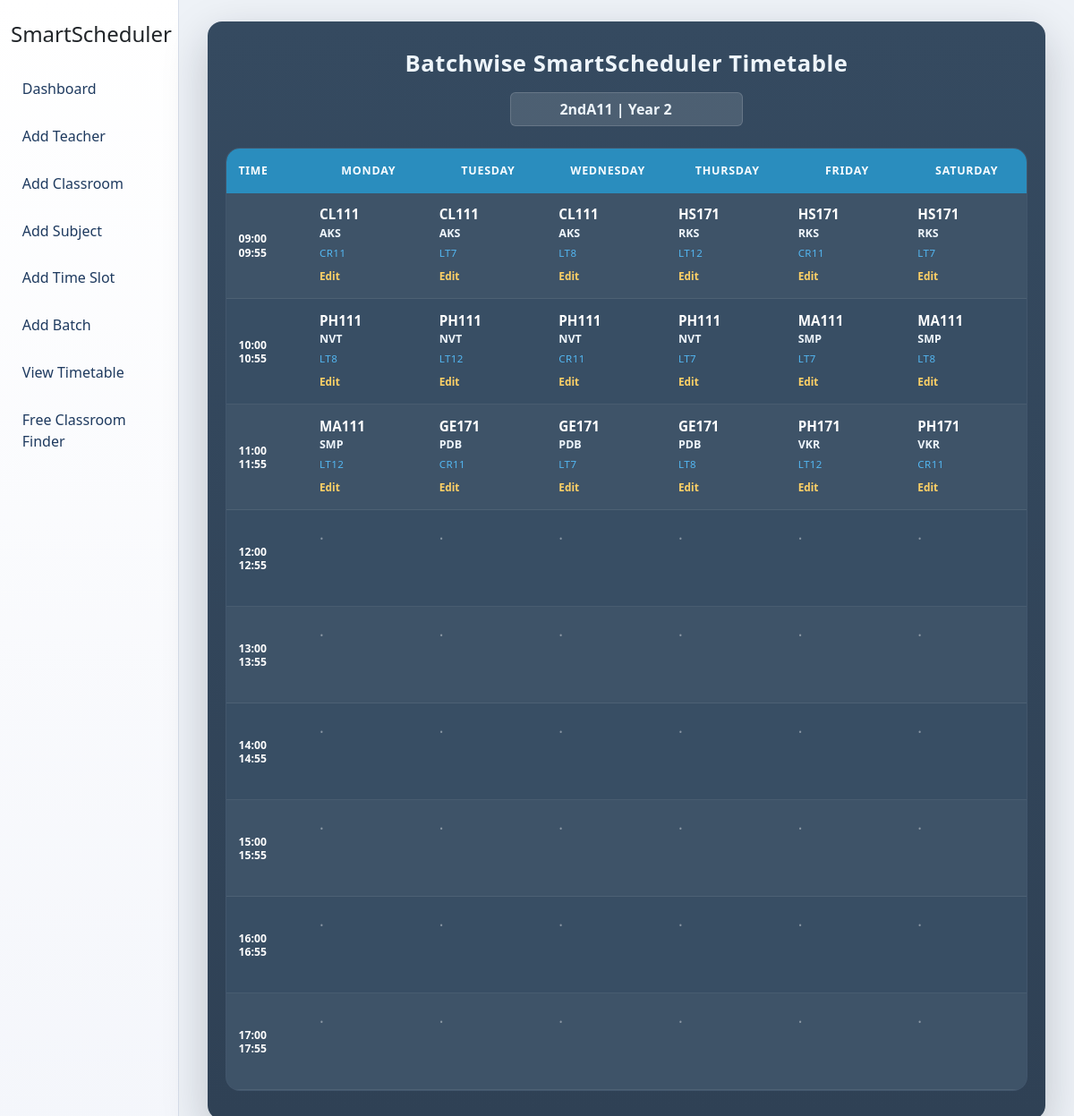
/timetable/?batch=8, run on the app's committed database.
### core/models.py (models this page shows, shortened)
class Timetable(models.Model):
    batch = models.ForeignKey(Batch, on_delete=models.CASCADE)
    subject = models.ForeignKey(Subject, on_delete=models.CASCADE)
    teacher = models.ForeignKey(Teacher, on_delete=models.CASCADE)
    classroom = models.ForeignKey(Classroom, on_delete=models.CASCADE)
    timeslot = models.ForeignKey(TimeSlot, on_delete=models.CASCADE)
    class Meta:
        unique_together = ("batch", "timeslot")
        constraints = [
            models.UniqueConstraint(fields=["teacher", "timeslot"], name="unique_teacher_timeslot"),
            models.UniqueConstraint(fields=["classroom", "timeslot"], name="unique_classroom_timeslot"),
        ]

class Subject(models.Model):
    name = models.CharField(max_length=100)
    lectures_per_week = models.PositiveIntegerField()
    teachers = models.ManyToManyField(Teacher)
    is_lab = models.BooleanField(default=False)
    class Meta:
        ordering = ["name"]

class Teacher(models.Model):
    name = models.CharField(max_length=100, unique=True)

class Classroom(models.Model):
    name = models.CharField(max_length=50, unique=True)
    capacity = models.PositiveIntegerField()

### core/views.py (the view)
# urls.py: path("timetable/", views.timetable_view, name="timetable_view"),
def timetable_view(request):
    batches = Batch.objects.all()
    selected_batch_id = request.GET.get("batch")
    timetable_entries = Timetable.objects.none()
    timeslots = TimeSlot.objects.all()
    if selected_batch_id:
        batch = get_object_or_404(Batch, id=selected_batch_id)
        timetable_entries = Timetable.objects.filter(batch=batch).select_related(
            "subject", "teacher", "classroom", "timeslot"
        )
    days = ["MON", "TUE", "WED", "THU", "FRI", "SAT"]
    day_labels = {
        "MON": "Monday",
        "TUE": "Tuesday",
        "WED": "Wednesday",
        "THU": "Thursday",
        "FRI": "Friday",
        "SAT": "Saturday",
    }
    time_rows = []
    seen_time_keys = set()
    for timeslot in timeslots:
        time_key = (
            timeslot.start_time.strftime("%H:%M"),
            timeslot.end_time.strftime("%H:%M"),
        )
        if time_key not in seen_time_keys:
            seen_time_keys.add(time_key)
            time_rows.append(
                {
                    "key": f"{time_key[0]}-{time_key[1]}",
                    "start": time_key[0],
                    "end": time_key[1],
                }
            )
    grid = {row["key"]: {day: None for day in days} for row in time_rows}
    for entry in timetable_entries:
        row_key = (
            f"{entry.timeslot.start_time.strftime('%H:%M')}-"
            f"{entry.timeslot.end_time.strftime('%H:%M')}"
        )
        if row_key in grid and entry.timeslot.day in grid[row_key]:
            grid[row_key][entry.timeslot.day] = entry
    context = {
        "batches": batches,
        "selected_batch_id": int(selected_batch_id) if selected_batch_id else None,
        "time_rows": time_rows,
        "days": days,
        "day_labels": day_labels,
        "grid": grid,
    }
    return render(request, "timetable_view.html", context)

### core/templatetags/custom_filters.py (called while the page is built)
@register.filter
def get_item(dictionary, key):
    if dictionary is None:
        return None
    return dictionary.get(key)

### core/templates/timetable_view.html (shortened to what this page needs)
{% extends 'base.html' %}
{% load custom_filters %}
{% block content %}
<section class="timetable-shell">
    <div class="timetable-hero">
        <h2 class="timetable-title">Batchwise SmartScheduler Timetable</h2>
        <form method="get" class="timetable-toolbar">
            <select id="batch-select" name="batch" class="form-select timetable-select" onchange="this.form.submit()">
                {% for batch in batches %}
                    <option value="{{ batch.id }}" {% if selected_batch_id == batch.id %}selected{% endif %}>{{ batch.name }} | Year {{ batch.year }}</option>
                {% endfor %}
            </select>
        </form>
    </div>
    {% if selected_batch_id %}
        <div class="timetable-board">
            <div class="table-responsive">
                <table class="table timetable-grid align-middle mb-0">
                    <thead>
                        <tr>
                            <th class="time-col">Time</th>
                            {% for day in days %}
                                <th>{{ day_labels|get_item:day|upper }}</th>
                            {% endfor %}
                        </tr>
                    </thead>
                    <tbody>
                        {% for row in time_rows %}
                            <tr>
                                <th class="time-col">
                                    <span>{{ row.start }}</span>
                                    <span>{{ row.end }}</span>
                                </th>
                                {% for day in days %}
                                    <td class="timetable-cell">
                                        {% with entry=grid|get_item:row.key|get_item:day %}
                                            {% if entry %}
                                                <div class="tt-subject">{{ entry.subject.name }}</div>
                                                <div class="tt-teacher">{{ entry.teacher.name }}</div>
                                                <div class="tt-room">{{ entry.classroom.name }}</div>
                                                <a href="{% url 'edit_entry' entry.id %}?batch={{ selected_batch_id }}" class="tt-edit">Edit</a>
                                            {% else %}
                                                <span class="tt-empty">.</span>
                                            {% endif %}
                                        {% endwith %}
                                    </td>
                                {% endfor %}
                            </tr>
                        {% endfor %}
                    </tbody>
                </table>
            </div>
        </div>
    {% else %}
        <div class="timetable-empty">
            Please select a batch to view its timetable.
        </div>
    {% endif %}
</section>
{% endblock %}

### core/templates/base.html (shortened to what this page needs)
<!DOCTYPE html>
<html lang="en">
<head>
    <link href="https://cdn.jsdelivr.net/npm/bootstrap@5.3.0/dist/css/bootstrap.min.css" rel="stylesheet">
    <link rel="stylesheet" href="/static/css/custom.css">
</head>
<body>
    <div class="container-fluid">
        <div class="row min-vh-100">
            <aside class="col-md-3 col-lg-2 sidebar py-4">
                <h4 class="mb-4">SmartScheduler</h4>
                <ul class="nav flex-column gap-2">
                    <li class="nav-item"><a class="nav-link" href="{% url 'index' %}">Dashboard</a></li>
                    <li class="nav-item"><a class="nav-link" href="{% url 'add_teacher' %}">Add Teacher</a></li>
                    <li class="nav-item"><a class="nav-link" href="{% url 'add_classroom' %}">Add Classroom</a></li>
                    <li class="nav-item"><a class="nav-link" href="{% url 'add_subject' %}">Add Subject</a></li>
                    <li class="nav-item"><a class="nav-link" href="{% url 'add_timeslot' %}">Add Time Slot</a></li>
                    <li class="nav-item"><a class="nav-link" href="{% url 'add_batch' %}">Add Batch</a></li>
                    <li class="nav-item"><a class="nav-link" href="{% url 'timetable_view' %}">View Timetable</a></li>
                    <li class="nav-item"><a class="nav-link" href="{% url 'free_classroom' %}">Free Classroom Finder</a></li>
                </ul>
            </aside>
            <main class="col-md-9 col-lg-10 main-content py-4">
                {% block content %}{% endblock %}
            </main>
        </div>
    </div>
</body>
</html>

### core/static/css/custom.css (style rules this page uses)
:root { --sidebar-bg: #f4f6fb; --sidebar-link: #1e3a5f; --sidebar-link-hover: #0d6efd; --tt-page: #2f4155; --tt-panel: #32485f; --tt-header: #2a8dbe; --tt-cell: rgba(255, 255, 255, 0.06); --tt-cell-alt: rgba(255, 255, 255, 0.03); --tt-border: rgba(255, 255, 255, 0.08); --tt-text: #eef5fb; --tt-muted: #a9bfd2; --tt-accent: #53b7f2; }
body { background: #eef2f7; }
.sidebar { background: linear-gradient(180deg, #ffffff 0%, var(--sidebar-bg) 100%); border-right: 1px solid #d7deea; }
.sidebar .nav-link { color: var(--sidebar-link); border-radius: 0.5rem; padding: 0.65rem 0.8rem; }
.main-content { padding-inline: 2rem; }
.timetable-cell { min-width: 180px; min-height: 120px; background: #fff; }
.timetable-shell { background: linear-gradient(180deg, #354a60 0%, var(--tt-page) 100%); color: var(--tt-text); border-radius: 1rem; padding: 2rem 1.25rem; box-shadow: 0 18px 50px rgba(14, 25, 39, 0.22); }
.timetable-hero { display: flex; flex-direction: column; align-items: center; gap: 1rem; margin-bottom: 1.5rem; }
.timetable-title { margin: 0; font-size: clamp(1.6rem, 2vw, 2.2rem); font-weight: 800; letter-spacing: 0.02em; text-align: center; }
.timetable-toolbar { width: min(100%, 260px); }
.timetable-select { background: rgba(255, 255, 255, 0.12); border: 1px solid rgba(255, 255, 255, 0.15); color: var(--tt-text); text-align: center; font-weight: 600; }
.timetable-select option { color: #102131; }
.timetable-board { background: var(--tt-panel); border-radius: 1rem; overflow: hidden; border: 1px solid var(--tt-border); }
.timetable-grid { color: var(--tt-text); margin: 0; }
.timetable-grid thead th { background: var(--tt-header); color: #f8fcff; text-transform: uppercase; font-size: 0.78rem; font-weight: 700; letter-spacing: 0.06em; text-align: center; border: 0; padding: 0.95rem 0.65rem; }
.timetable-grid tbody tr:nth-child(odd) td, .timetable-grid tbody tr:nth-child(odd) .time-col { background: var(--tt-cell); }
.timetable-grid tbody tr:nth-child(even) td, .timetable-grid tbody tr:nth-child(even) .time-col { background: var(--tt-cell-alt); }
.timetable-grid td, .timetable-grid th { border-color: var(--tt-border); }
.timetable-grid .time-col { min-width: 92px; width: 92px; color: #ffffff; font-size: 0.76rem; font-weight: 700; vertical-align: middle; text-align: left; padding: 1rem 0.85rem; }
.timetable-grid .time-col span { display: block; line-height: 1.25; }
.timetable-grid td.timetable-cell { min-width: 130px; min-height: 108px; height: 108px; background: transparent; padding: 0.9rem 0.75rem; vertical-align: top; }
.tt-subject { color: #ffffff; font-weight: 800; font-size: 0.95rem; line-height: 1.2; margin-bottom: 0.2rem; }
.tt-teacher { color: var(--tt-text); font-size: 0.78rem; font-weight: 600; }
.tt-room { color: var(--tt-accent); font-size: 0.72rem; text-transform: uppercase; letter-spacing: 0.04em; margin-top: 0.2rem; }
.tt-edit { display: inline-block; margin-top: 0.55rem; color: #ffd166; font-size: 0.74rem; text-decoration: none; font-weight: 700; }
.tt-empty { color: rgba(255, 255, 255, 0.4); font-size: 1.1rem; line-height: 1; }

### data on the page
Timetable: subject.name "CL111", teacher.name "AKS", classroom.name "CR11"
Timetable: subject.name "CL111", teacher.name "AKS", classroom.name "LT7"
Timetable: subject.name "CL111", teacher.name "AKS", classroom.name "LT8"
Timetable: subject.name "HS171", teacher.name "RKS", classroom.name "LT12"
Timetable: subject.name "HS171", teacher.name "RKS", classroom.name "CR11"
Timetable: subject.name "HS171", teacher.name "RKS", classroom.name "LT7"
Timetable: subject.name "PH111", teacher.name "NVT", classroom.name "LT8"
Timetable: subject.name "PH111", teacher.name "NVT", classroom.name "LT12"
Timetable: subject.name "PH111", teacher.name "NVT", classroom.name "CR11"
Timetable: subject.name "PH111", teacher.name "NVT", classroom.name "LT7"
Timetable: subject.name "MA111", teacher.name "SMP", classroom.name "LT7"
Timetable: subject.name "MA111", teacher.name "SMP", classroom.name "LT8"
Timetable: subject.name "MA111", teacher.name "SMP", classroom.name "LT12"
Timetable: subject.name "GE171", teacher.name "PDB", classroom.name "CR11"
Timetable: subject.name "GE171", teacher.name "PDB", classroom.name "LT7"
Timetable: subject.name "GE171", teacher.name "PDB", classroom.name "LT8"
Timetable: subject.name "PH171", teacher.name "VKR", classroom.name "LT12"
Timetable: subject.name "PH171", teacher.name "VKR", classroom.name "CR11"

### other printed values
{{ day_labels|get_item:day|upper }} "MONDAY" "TUESDAY" "WEDNESDAY" "THURSDAY" "FRIDAY" "SATURDAY"
{{ row.start }} "09:00" "10:00" "11:00" "12:00" "13:00" "14:00" "15:00" "16:00" "17:00"
{{ row.end }} "09:55" "10:55" "11:55" "12:55" "13:55" "14:55" "15:55" "16:55" "17:55"
form field batch "2ndA11 | Year 2"
